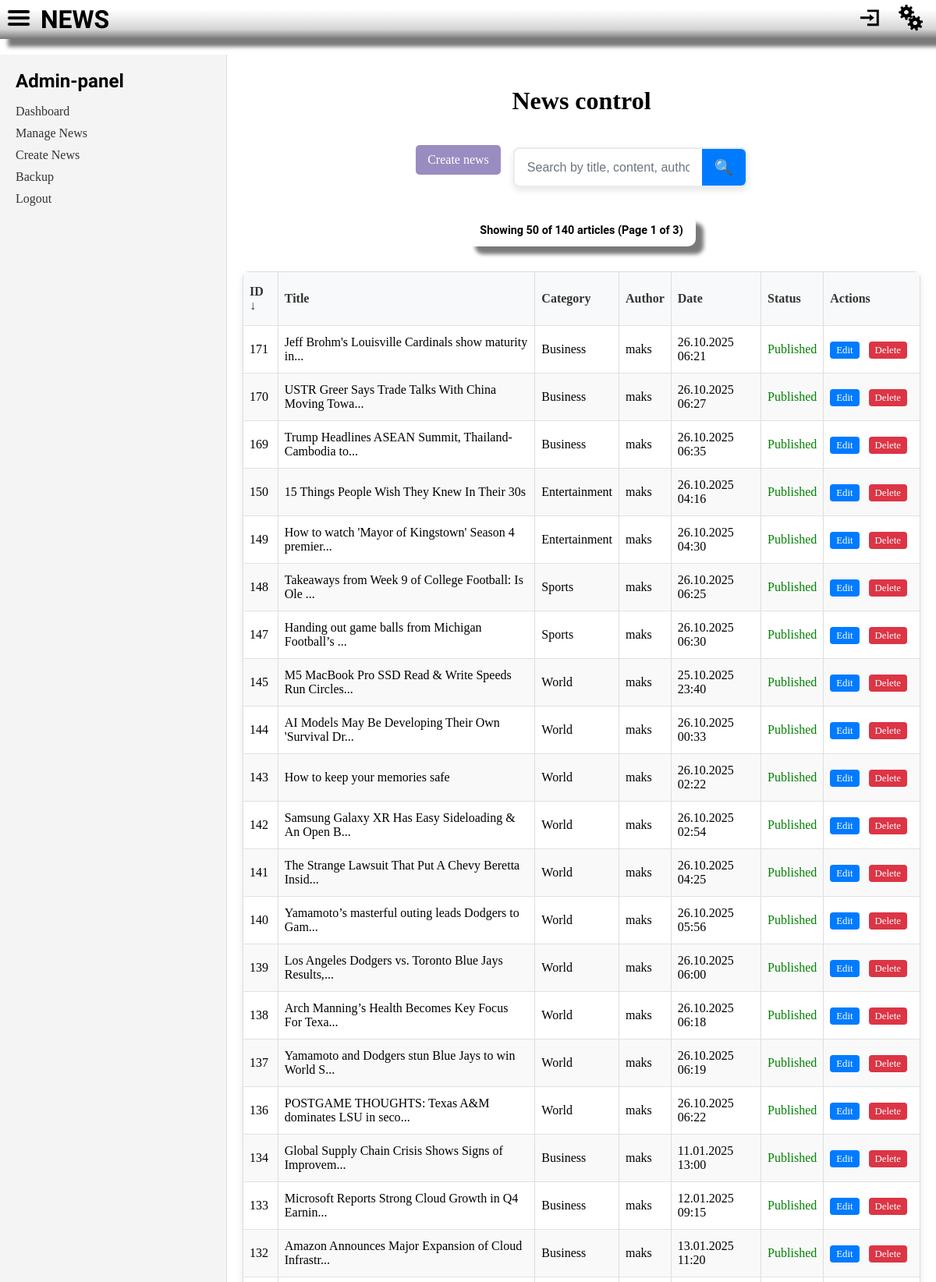
Screenshot of /admin/news/manage.php (signed in, upper part) with the database file from the repository.
### tables this page shows
CREATE TABLE `news` (
  `id` int NOT NULL AUTO_INCREMENT,
  `title` varchar(255) NOT NULL,
  `content` text NOT NULL,
  `excerpt` text,
  `image_url` varchar(500) DEFAULT NULL,
  `category_id` int NOT NULL,
  `author_id` int NOT NULL,
  `published_at` datetime NOT NULL,
  `views` int DEFAULT '0',
  `is_published` tinyint(1) DEFAULT '1',
  `created_at` datetime DEFAULT CURRENT_TIMESTAMP,
  `updated_at` datetime DEFAULT CURRENT_TIMESTAMP ON UPDATE CURRENT_TIMESTAMP,
  PRIMARY KEY (`id`),
  KEY `author_id` (`author_id`),
  KEY `idx_category_published` (`category_id`,`is_published`),
  KEY `idx_published_date` (`is_published`,`published_at`),
  CONSTRAINT `news_ibfk_1` FOREIGN KEY (`category_id`) REFERENCES `categories` (`id`) ON DELETE CASCADE,
  CONSTRAINT `news_ibfk_2` FOREIGN KEY (`author_id`) REFERENCES `users` (`id`) ON DELETE CASCADE
);

CREATE TABLE `categories` (
  `id` int NOT NULL AUTO_INCREMENT,
  `name` varchar(100) NOT NULL,
  `slug` varchar(100) NOT NULL,
  `description` text,
  `created_at` datetime DEFAULT CURRENT_TIMESTAMP,
  `updated_at` datetime DEFAULT CURRENT_TIMESTAMP ON UPDATE CURRENT_TIMESTAMP,
  PRIMARY KEY (`id`),
  UNIQUE KEY `name` (`name`),
  UNIQUE KEY `slug` (`slug`)
);

CREATE TABLE `users` (
  `id` int NOT NULL AUTO_INCREMENT,
  `username` varchar(50) NOT NULL,
  `email` varchar(255) NOT NULL,
  `password_hash` varchar(255) NOT NULL,
  `phone` varchar(20) DEFAULT NULL,
  `preferences` text,
  `is_admin` tinyint(1) DEFAULT '0',
  `created_at` datetime NOT NULL,
  `last_login` datetime NOT NULL,
  `updated_at` datetime DEFAULT CURRENT_TIMESTAMP ON UPDATE CURRENT_TIMESTAMP,
  PRIMARY KEY (`id`),
  UNIQUE KEY `username` (`username`),
  UNIQUE KEY `email` (`email`)
);

### app/core/Database.php (called while the page is built, shortened)
<?php
class Database {
    private static $instance = null;
    private $pdo;
    private function __construct() {
        try {
            $this->pdo = new PDO(
                "mysql:host=" . DB_HOST . ";dbname=" . DB_NAME . ";charset=utf8",
                DB_USER,
                DB_PASS,
                [
                    PDO::ATTR_ERRMODE => PDO::ERRMODE_EXCEPTION,
                    PDO::ATTR_DEFAULT_FETCH_MODE => PDO::FETCH_ASSOC,
                    PDO::ATTR_EMULATE_PREPARES => false,
                ]
            );
        } catch (PDOException $e) {
            throw new Exception("Connection failed: " . $e->getMessage());
        }
    }
    public static function getInstance() {
        if (self::$instance === null) {
            self::$instance = new self();
        }
        return self::$instance;
    }
    public function getConnection() {
        return $this->pdo;
    }
}

### app/models/NewsModel.php (called while the page is built, shortened)
<?php
class NewsModel {
    protected $db;
    public function __construct() {
        $this->db = Database::getInstance();
    }
    public function getAllForAdmin($limit = 50, $offset = 0, $sortBy = 'id', $sortOrder = 'DESC') {
        $allowedSortFields = ['id', 'title', 'category_name', 'author_name', 'published_at', 'is_published'];
        $sortBy = in_array($sortBy, $allowedSortFields) ? $sortBy : 'id';
        $sortOrder = strtoupper($sortOrder) === 'ASC' ? 'ASC' : 'DESC';
        $sql = "SELECT n.*, c.name as category_name, c.slug as category_slug,
                u.username as author_name
                FROM news n
                JOIN categories c ON n.category_id = c.id
                JOIN users u ON n.author_id = u.id
                ORDER BY {$sortBy} {$sortOrder}
                LIMIT :limit OFFSET :offset";
        $stmt = $this->db->getConnection()->prepare($sql);
        $stmt->bindValue(':limit', $limit, PDO::PARAM_INT);
        $stmt->bindValue(':offset', $offset, PDO::PARAM_INT);
        $stmt->execute();
        return $stmt->fetchAll();
    }
    public function getTotalCount() {
        $sql = "SELECT COUNT(*) as total FROM news";
        $stmt = $this->db->getConnection()->prepare($sql);
        $stmt->execute();
        $result = $stmt->fetch(PDO::FETCH_ASSOC);
        return (int)$result['total'];
    }
}

### admin/news/manage.php (the view, shortened to what this page needs)
<?php
require_once '../../app/core/Database.php';
require_once '../../app/models/NewsModel.php';
$newsModel = new NewsModel();
$searchTerm = trim($_GET['search'] ?? '');
$isSearching = !empty($searchTerm);
$articlesPerPage = 50;
$currentPage = isset($_GET['page']) ? max(1, (int)$_GET['page']) : 1;
$offset = ($currentPage - 1) * $articlesPerPage;
$sortBy = $_GET['sort'] ?? 'id';
$sortOrder = $_GET['order'] ?? 'DESC';
if ($isSearching) {
    $totalArticles = $newsModel->getSearchCount($searchTerm);
    $allNews = $newsModel->searchForAdmin($searchTerm, $articlesPerPage, $offset, $sortBy, $sortOrder);
} else {
    $totalArticles = $newsModel->getTotalCount();
    $allNews = $newsModel->getAllForAdmin($articlesPerPage, $offset, $sortBy, $sortOrder);
}
$totalPages = ceil($totalArticles / $articlesPerPage);
?>
<!DOCTYPE html>
<html lang="ru">
<head>
    <link rel="stylesheet" media="(min-width: 570px)" href="/assets/css/main.css">
    <link rel="stylesheet" media="(max-width: 570px)" href="/assets/css/mobile.css">
</head>
<body>
<?php include '../../header.php'; ?>
<div class="admin-container">
    <aside class="admin-sidebar">
        <h2>Admin-panel</h2>
        <nav>
            <ul>
                <li><a href="/admin/">Dashboard</a></li>
                <li><a href="/admin/news/manage.php">Manage News</a></li>
                <li><a href="/admin/news/create.php">Create News</a></li>
                <li><a href="/admin/backup.php">Backup</a></li>
                <li><a href="/logout.php">Logout</a></li>
            </ul>
        </nav>
    </aside>
    <main class="admin-main">
        <h1>News control</h1>
        <div class="admin-controls">
            <a href="/admin/news/create.php" class="btn-create">Create news</a>
            <form method="GET" class="search-form">
                <div class="search-input-group">
                    <input type="text" name="search" value="<?php echo htmlspecialchars($searchTerm); ?>"
                           placeholder="Search by title, content, author, or category..."
                           class="search-input">
                    <button type="submit" class="search-btn">🔍</button>
                </div>
            </form>
        </div>
        <?php if (empty($allNews)): ?>
            <?php if ($isSearching): ?>
                <div class="no-results">
                    <p>Nothing found on the search query - "<?php echo htmlspecialchars($searchTerm); ?>".</p>
                    <a href="?" class="btn-clear-search">Show all news</a>
                </div>
            <?php else: ?>
                <p>No news yet.</p>
            <?php endif; ?>
        <?php else: ?>
            <div class="admin-info">
                <?php if ($isSearching): ?>
                    <p>Найдено <?php echo $totalArticles; ?> Search result "<?php echo htmlspecialchars($searchTerm); ?>"
                       (Showing <?php echo count($allNews); ?> of  <?php echo $totalArticles; ?>, Page <?php echo $currentPage; ?> of <?php echo $totalPages; ?>)</p>
                <?php else: ?>
                    <p>Showing <?php echo count($allNews); ?> of <?php echo $totalArticles; ?> articles (Page <?php echo $currentPage; ?> of <?php echo $totalPages; ?>)</p>
                <?php endif; ?>
            </div>
            <table class="admin-table">
                <thead>
                <tr>
                    <th>
                        <a href="?sort=id&order=<?php echo ($sortBy == 'id' && $sortOrder == 'ASC') ? 'DESC' : 'ASC'; ?>&page=<?php echo $currentPage; ?><?php echo $isSearching ? '&search=' . urlencode($searchTerm) : ''; ?>">
                            ID <?php echo ($sortBy == 'id') ? ($sortOrder == 'ASC' ? '↑' : '↓') : ''; ?>
                        </a>
                    </th>
                    <th>
                        <a href="?sort=title&order=<?php echo ($sortBy == 'title' && $sortOrder == 'ASC') ? 'DESC' : 'ASC'; ?>&page=<?php echo $currentPage; ?><?php echo $isSearching ? '&search=' . urlencode($searchTerm) : ''; ?>">
                            Title <?php echo ($sortBy == 'title') ? ($sortOrder == 'ASC' ? '↑' : '↓') : ''; ?>
                        </a>
                    </th>
                    <th>
                        <a href="?sort=category_name&order=<?php echo ($sortBy == 'category_name' && $sortOrder == 'ASC') ? 'DESC' : 'ASC'; ?>&page=<?php echo $currentPage; ?><?php echo $isSearching ? '&search=' . urlencode($searchTerm) : ''; ?>">
                            Category <?php echo ($sortBy == 'category_name') ? ($sortOrder == 'ASC' ? '↑' : '↓') : ''; ?>
                        </a>
                    </th>
                    <th>
                        <a href="?sort=author_name&order=<?php echo ($sortBy == 'author_name' && $sortOrder == 'ASC') ? 'DESC' : 'ASC'; ?>&page=<?php echo $currentPage; ?><?php echo $isSearching ? '&search=' . urlencode($searchTerm) : ''; ?>">
                            Author <?php echo ($sortBy == 'author_name') ? ($sortOrder == 'ASC' ? '↑' : '↓') : ''; ?>
                        </a>
                    </th>
                    <th>
                        <a href="?sort=published_at&order=<?php echo ($sortBy == 'published_at' && $sortOrder == 'ASC') ? 'DESC' : 'ASC'; ?>&page=<?php echo $currentPage; ?><?php echo $isSearching ? '&search=' . urlencode($searchTerm) : ''; ?>">
                            Date <?php echo ($sortBy == 'published_at') ? ($sortOrder == 'ASC' ? '↑' : '↓') : ''; ?>
                        </a>
                    </th>
                    <th>
                        <a href="?sort=is_published&order=<?php echo ($sortBy == 'is_published' && $sortOrder == 'ASC') ? 'DESC' : 'ASC'; ?>&page=<?php echo $currentPage; ?><?php echo $isSearching ? '&search=' . urlencode($searchTerm) : ''; ?>">
                            Status <?php echo ($sortBy == 'is_published') ? ($sortOrder == 'ASC' ? '↑' : '↓') : ''; ?>
                        </a>
                    </th>
                    <th>Actions</th>
                </tr>
                </thead>
                <tbody>
                <?php foreach ($allNews as $newsItem): ?>
                    <tr>
                        <td><?php echo htmlspecialchars($newsItem['id']); ?></td>
                        <td>
                            <a href="/news.php?id=<?php echo $newsItem['id']; ?>" target="_blank">
                                <?php echo htmlspecialchars(substr($newsItem['title'], 0, 50)) . (strlen($newsItem['title']) > 50 ? '...' : ''); ?>
                            </a>
                        </td>
                        <td><?php echo htmlspecialchars($newsItem['category_name']); ?></td>
                        <td><?php echo htmlspecialchars($newsItem['author_name']); ?></td>
                        <td><?php echo date('d.m.Y H:i', strtotime($newsItem['published_at'])); ?></td>
                        <td><?php echo $newsItem['is_published'] ? '<span style="color:green;">Published</span>' : '<span style="color:orange;">Draft</span>'; ?></td>
                        <td class="actions">
                            <a href="/admin/news/edit.php?id=<?php echo $newsItem['id']; ?>">Edit</a>
                            <a href="/admin/news/delete.php?id=<?php echo $newsItem['id']; ?>" onclick="return confirm('Вы уверены, что хотите удалить эту новость?')">Delete</a>
                        </td>
                    </tr>
                <?php endforeach; ?>
                </tbody>
            </table>
        <?php endif; ?>
    </main>
</div>
<?php include '../../footer.php'; ?>
</body>
</html>

### assets/css/main.css (style rules this page uses)
:root { --heading: "Roboto", serif; --text: "Roboto", serif; --primary: rgb(154,140,193); --secondary1: rgba(53, 53, 53, 0.178); --secondary2: rgb(255, 255, 255); --color: rgb(1, 1, 24); }
body { padding: 0; margin: 0; background-image: url(../../resources/Group19.png); height: 100%; display: flex; flex-direction: column; align-items: center; }
main { display: flex; flex-direction: column; align-items: center; }
.admin-container { display: flex; min-height: calc(100vh - 200px); margin-top: 20px; width: 100%; }
.admin-sidebar { width: 250px; background-color: #f4f4f4; padding: 20px; border-right: 1px solid #ddd; }
.admin-sidebar h2 { font-family: "Aclonica", serif; margin-top: 0; }
.admin-sidebar ul { list-style: none; padding: 0; }
.admin-sidebar ul li { margin-bottom: 10px; }
.admin-sidebar ul li a { text-decoration: none; color: #333; font-weight: 500; }
.admin-main { flex: 1; padding: 20px; }
h2 { font-style: normal; padding: 0; margin: 0; }
p { font-family: "Roboto", serif; line-height: 3dvh }
a { text-decoration: none; color: black; }
.admin-main { background-color: white; flex: 1; padding: 20px; }
table { width: 100%; border-collapse: collapse; margin-top: 20px; }
th, td { border: 1px solid #ddd; padding: 10px; text-align: left; }
th { background-color: #f2f2f2; }
tr:nth-child(even) { background-color: #f9f9f9; }
.actions a { margin-right: 10px; text-decoration: none; color: var(--primary); font-weight: 500; }
.btn-create { display: inline-block; padding: 10px 15px; background-color: var(--primary); color: white; text-decoration: none; border-radius: 5px; margin-bottom: 20px; }
.admin-table { width: 100%; border-collapse: collapse; margin: 1rem 0; background: white; box-shadow: 0 4px 8px rgba(0, 0, 0, 0.1); border-radius: 8px; overflow: hidden; }
.admin-table th, .admin-table td { padding: 12px 8px; text-align: left; border-bottom: 1px solid #dee2e6; }
.admin-table th { background-color: #f8f9fa; font-weight: 600; color: #333; position: sticky; top: 0; z-index: 10; }
.admin-table th a { color: #333; text-decoration: none; display: block; padding: 4px 0; transition: color 0.2s ease; }
.admin-table .actions { white-space: nowrap; }
.admin-table .actions a { margin-right: 8px; padding: 4px 8px; background-color: #007bff; color: white; text-decoration: none; border-radius: 4px; font-size: 0.8rem; transition: background-color 0.2s ease; }
.admin-table .actions a:last-child { background-color: #dc3545; }
.admin-info { background-color: white; border-radius: 10px; box-shadow: 10px 10px 5px rgba(0, 0, 0, 0.527); color: black; font-size: 0.9rem; font-weight: 600; padding: 0.5rem 1rem; margin: 1rem 0; text-align: center; }
.admin-info p { margin: 0; }
.admin-controls { display: flex; justify-content: space-between; align-items: center; margin: 1rem 0; gap: 1rem; flex-wrap: wrap; }
.search-form { flex: 1; min-width: 300px; }
.search-input-group { display: flex; align-items: center; background: white; border-radius: 8px; box-shadow: 0 4px 8px rgba(0, 0, 0, 0.1); overflow: hidden; border: 2px solid #e9ecef; transition: border-color 0.2s ease; }
.search-input { flex: 1; padding: 12px 16px; border: none; outline: none; font-size: 1rem; background: transparent; }
.search-input::placeholder { color: #6c757d; }
.search-btn { padding: 12px 16px; background: #007bff; color: white; border: none; cursor: pointer; font-size: 1.2rem; transition: background-color 0.2s ease; display: flex; align-items: center; justify-content: center; }

### rows the page displays
news: id "171", title "Jeff Brohm's Louisville Cardinals show maturity in", category.name "Business", author.username "maks", published_at "26.10.2025 06:21", is_published "Published"
news: id "170", title "USTR Greer Says Trade Talks With China Moving Towa", category.name "Business", author.username "maks", published_at "26.10.2025 06:27", is_published "Published"
news: id "169", title "Trump Headlines ASEAN Summit, Thailand-Cambodia to", category.name "Business", author.username "maks", published_at "26.10.2025 06:35", is_published "Published"
news: id "150", title "15 Things People Wish They Knew In Their 30s", category.name "Entertainment", author.username "maks", published_at "26.10.2025 04:16", is_published "Published"
news: id "149", title "How to watch 'Mayor of Kingstown' Season 4 premier", category.name "Entertainment", author.username "maks", published_at "26.10.2025 04:30", is_published "Published"
news: id "148", title "Takeaways from Week 9 of College Football: Is Ole", category.name "Sports", author.username "maks", published_at "26.10.2025 06:25", is_published "Published"
news: id "147", title "Handing out game balls from Michigan Football’s", category.name "Sports", author.username "maks", published_at "26.10.2025 06:30", is_published "Published"
news: id "145", title "M5 MacBook Pro SSD Read & Write Speeds Run Circles", category.name "World", author.username "maks", published_at "25.10.2025 23:40", is_published "Published"
news: id "144", title "AI Models May Be Developing Their Own 'Survival Dr", category.name "World", author.username "maks", published_at "26.10.2025 00:33", is_published "Published"
news: id "143", title "How to keep your memories safe", category.name "World", author.username "maks", published_at "26.10.2025 02:22", is_published "Published"
news: id "142", title "Samsung Galaxy XR Has Easy Sideloading & An Open B", category.name "World", author.username "maks", published_at "26.10.2025 02:54", is_published "Published"
news: id "141", title "The Strange Lawsuit That Put A Chevy Beretta Insid", category.name "World", author.username "maks", published_at "26.10.2025 04:25", is_published "Published"
news: id "140", title "Yamamoto’s masterful outing leads Dodgers to Gam", category.name "World", author.username "maks", published_at "26.10.2025 05:56", is_published "Published"
news: id "139", title "Los Angeles Dodgers vs. Toronto Blue Jays Results,", category.name "World", author.username "maks", published_at "26.10.2025 06:00", is_published "Published"
news: id "138", title "Arch Manning’s Health Becomes Key Focus For Texa", category.name "World", author.username "maks", published_at "26.10.2025 06:18", is_published "Published"
news: id "137", title "Yamamoto and Dodgers stun Blue Jays to win World S", category.name "World", author.username "maks", published_at "26.10.2025 06:19", is_published "Published"
news: id "136", title "POSTGAME THOUGHTS: Texas A&M dominates LSU in seco", category.name "World", author.username "maks", published_at "26.10.2025 06:22", is_published "Published"
news: id "134", title "Global Supply Chain Crisis Shows Signs of Improvem", category.name "Business", author.username "maks", published_at "11.01.2025 13:00", is_published "Published"
news: id "133", title "Microsoft Reports Strong Cloud Growth in Q4 Earnin", category.name "Business", author.username "maks", published_at "12.01.2025 09:15", is_published "Published"
news: id "132", title "Amazon Announces Major Expansion of Cloud Infrastr", category.name "Business", author.username "maks", published_at "13.01.2025 11:20", is_published "Published"

### other values shown
count($allNews) "50"
$totalArticles "140"
$currentPage "1"
$totalPages "3"
